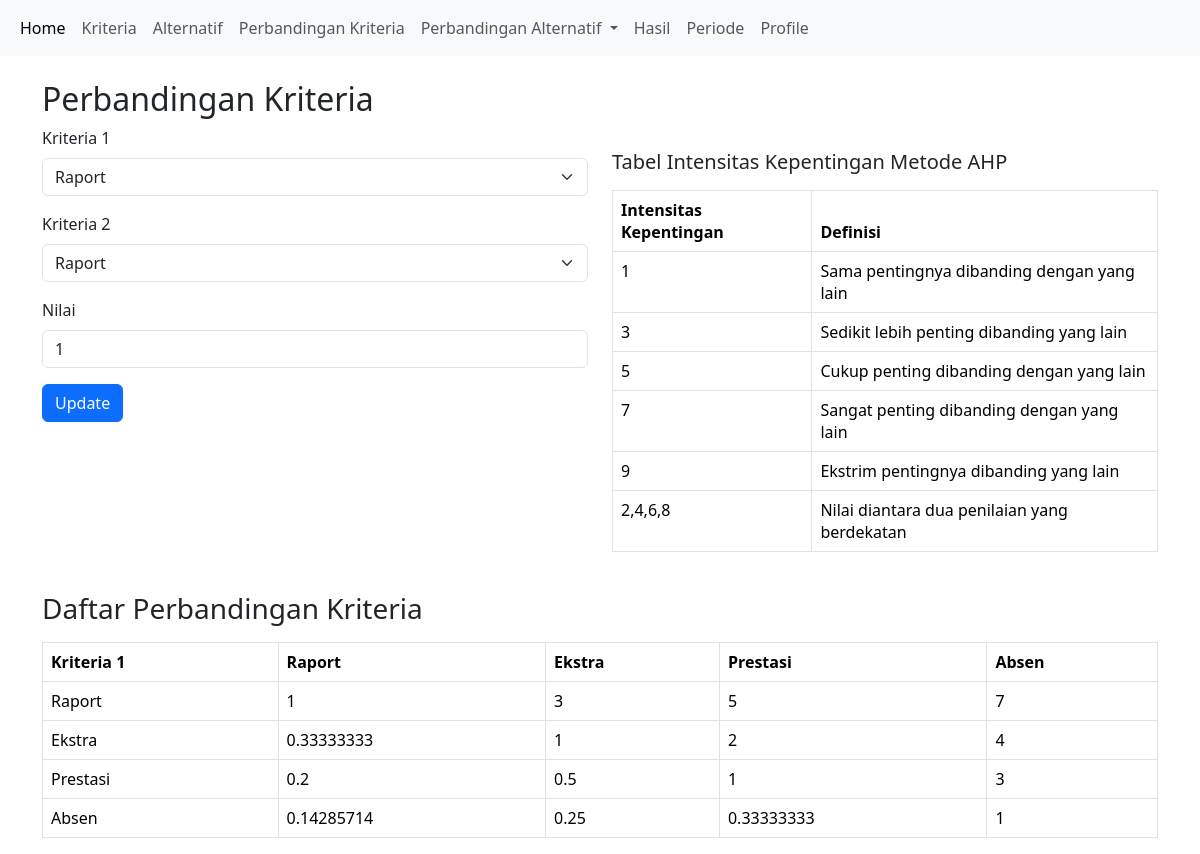
The app's page /perbandingan/kriteria/perbandingan_kriteria.php?edit=44 with its own data.
### tables this page shows
CREATE TABLE `perbandingan_kriteria` (
  `id_perbandingan` int(11) NOT NULL,
  `kriteria1_id` int(11) NOT NULL,
  `kriteria2_id` int(11) NOT NULL,
  `nilai` float NOT NULL,
  `bobot` float DEFAULT NULL
);

CREATE TABLE `kriteria` (
  `id_kriteria` int(11) NOT NULL,
  `nama_kriteria` varchar(255) NOT NULL
);

### perbandingan/kriteria/perbandingan_kriteria.php (the view, shortened to what this page needs)
<?php
include '../../config.php';
include '../../navbar.php';
if (isset($_GET['edit'])) {
    $id = $_GET['edit'];
    $sql = "SELECT * FROM perbandingan_kriteria WHERE id_perbandingan = $id";
    $result = $conn->query($sql);
    $perbandingan = $result->fetch_assoc();
}
?>
<!DOCTYPE html>
<html lang="en">
<head>
    <link href="https://cdn.jsdelivr.net/npm/bootstrap@5.3.3/dist/css/bootstrap.min.css" rel="stylesheet">
</head>
<body>
    <div class="container mt-4">
        <h2>Perbandingan Kriteria</h2>
        <div class="row">
            <div class="col-md-6">
                <form action="" method="POST">
                    <div class="mb-3">
                        <label for="kriteria1_id" class="form-label">Kriteria 1</label>
                        <select name="kriteria1_id" id="kriteria1_id" class="form-select" required>
                            <?php
                            $sql = "SELECT * FROM kriteria";
                            $result = $conn->query($sql);
                            while ($row = $result->fetch_assoc()) {
                                echo "<option value='" . $row['id_kriteria'] . "'";
                                if (isset($perbandingan) && $perbandingan['kriteria1_id'] == $row['id_kriteria']) {
                                    echo " selected";
                                }
                                echo ">" . $row['nama_kriteria'] . "</option>";
                            }
                            ?>
                        </select>
                    </div>
                    <div class="mb-3">
                        <label for="kriteria2_id" class="form-label">Kriteria 2</label>
                        <select name="kriteria2_id" id="kriteria2_id" class="form-select" required>
                            <?php
                            $sql = "SELECT * FROM kriteria";
                            $result = $conn->query($sql);
                            while ($row = $result->fetch_assoc()) {
                                echo "<option value='" . $row['id_kriteria'] . "'";
                                if (isset($perbandingan) && $perbandingan['kriteria2_id'] == $row['id_kriteria']) {
                                    echo " selected";
                                }
                                echo ">" . $row['nama_kriteria'] . "</option>";
                            }
                            ?>
                        </select>
                    </div>
                    <div class="mb-3">
                        <label for="nilai" class="form-label">Nilai</label>
                        <input type="text" name="nilai" id="nilai" class="form-control" placeholder="Nilai (gunakan titik sebagai pemisah desimal)" value="<?php echo isset($perbandingan) ? $perbandingan['nilai'] : ''; ?>" required>
                    </div>
                    <?php if (isset($perbandingan)) : ?>
                        <button type="submit" name="edit_perbandingan" class="btn btn-primary">Update</button>
                    <?php else : ?>
                        <button type="submit" name="add_perbandingan" class="btn btn-primary">Add</button>
                    <?php endif; ?>
                </form>
            </div>
            <div class="col-md-6">
                <h5 class="mt-4">Tabel Intensitas Kepentingan Metode AHP</h5>
                <table class="table table-bordered mt-3">
                    <thead>
                        <tr>
                            <th>Intensitas Kepentingan</th>
                            <th>Definisi</th>
                        </tr>
                    </thead>
                    <tbody>
                        <tr>
                            <td>1</td>
                            <td>Sama pentingnya dibanding dengan yang lain</td>
                        </tr>
                        <tr>
                            <td>3</td>
                            <td>Sedikit lebih penting dibanding yang lain</td>
                        </tr>
                        <tr>
                            <td>5</td>
                            <td>Cukup penting dibanding dengan yang lain</td>
                        </tr>
                        <tr>
                            <td>7</td>
                            <td>Sangat penting dibanding dengan yang lain</td>
                        </tr>
                        <tr>
                            <td>9</td>
                            <td>Ekstrim pentingnya dibanding yang lain</td>
                        </tr>
                        <tr>
                            <td>2,4,6,8</td>
                            <td>Nilai diantara dua penilaian yang berdekatan</td>
                        </tr>
                    </tbody>
                </table>
            </div>
        </div>
        <h3 class="mt-4">Daftar Perbandingan Kriteria</h3>
        <?php
        $sql = "SELECT pk.kriteria1_id, pk.kriteria2_id, pk.nilai, k1.nama_kriteria AS kriteria1, k2.nama_kriteria AS kriteria2
            FROM perbandingan_kriteria pk
            JOIN kriteria k1 ON pk.kriteria1_id = k1.id_kriteria
            JOIN kriteria k2 ON pk.kriteria2_id = k2.id_kriteria";
        $result = $conn->query($sql);
        ?>
        <table class="table table-bordered mt-3">
            <thead>
                <tr>
                    <th>Kriteria 1</th>
                    <?php
                    $sql = "SELECT * FROM kriteria";
                    $kriteria_result = $conn->query($sql);
                    $kriteria_list = [];
                    while ($row = $kriteria_result->fetch_assoc()) {
                        $kriteria_list[$row['id_kriteria']] = $row['nama_kriteria'];
                    }
                    foreach ($kriteria_list as $kriteria_id => $kriteria_name) : ?>
                        <th><?php echo $kriteria_name; ?></th>
                    <?php endforeach; ?>
                </tr>
            </thead>
            <tbody>
                <?php foreach ($kriteria_list as $row_id => $row_name) : ?>
                    <tr>
                        <td><?php echo $row_name; ?></td>
                        <?php foreach ($kriteria_list as $col_id => $col_name) : ?>
                            <td>
                                <?php
                                $value = 0;
                                foreach ($result as $row) {
                                    if ($row['kriteria1_id'] == $row_id && $row['kriteria2_id'] == $col_id) {
                                        $value = $row['nilai'];
                                    } elseif ($row['kriteria1_id'] == $col_id && $row['kriteria2_id'] == $row_id) {
                                        $value = 1 / $row['nilai'];
                                    }
                                }
                                if ($value) {
                                    echo rtrim(rtrim(number_format($value, 8, '.', ''), '0'), '.');
                                } else {
                                    echo $row_id == $col_id ? '1' : '0';
                                }
                                ?>
                            </td>
                        <?php endforeach; ?>
                    </tr>
                <?php endforeach; ?>
            </tbody>
        </table>
    </div>
</body>
</html>

### records on screen
perbandingan_kriteria: kriteria1_id "Raport", kriteria2_id "Raport", nilai "1"

### other values on screen
$kriteria_name "Raport"
$kriteria_name "Ekstra"
$kriteria_name "Prestasi"
$kriteria_name "Absen"
$row_name "Raport"
rtrim(rtrim(number_format($value, 8, '.', ''), '0'), '.') "1"
rtrim(rtrim(number_format($value, 8, '.', ''), '0'), '.') "3"
rtrim(rtrim(number_format($value, 8, '.', ''), '0'), '.') "5"
rtrim(rtrim(number_format($value, 8, '.', ''), '0'), '.') "7"
$row_name "Ekstra"
rtrim(rtrim(number_format($value, 8, '.', ''), '0'), '.') "0.33333333"
rtrim(rtrim(number_format($value, 8, '.', ''), '0'), '.') "2"
rtrim(rtrim(number_format($value, 8, '.', ''), '0'), '.') "4"
$row_name "Prestasi"
rtrim(rtrim(number_format($value, 8, '.', ''), '0'), '.') "0.2"
